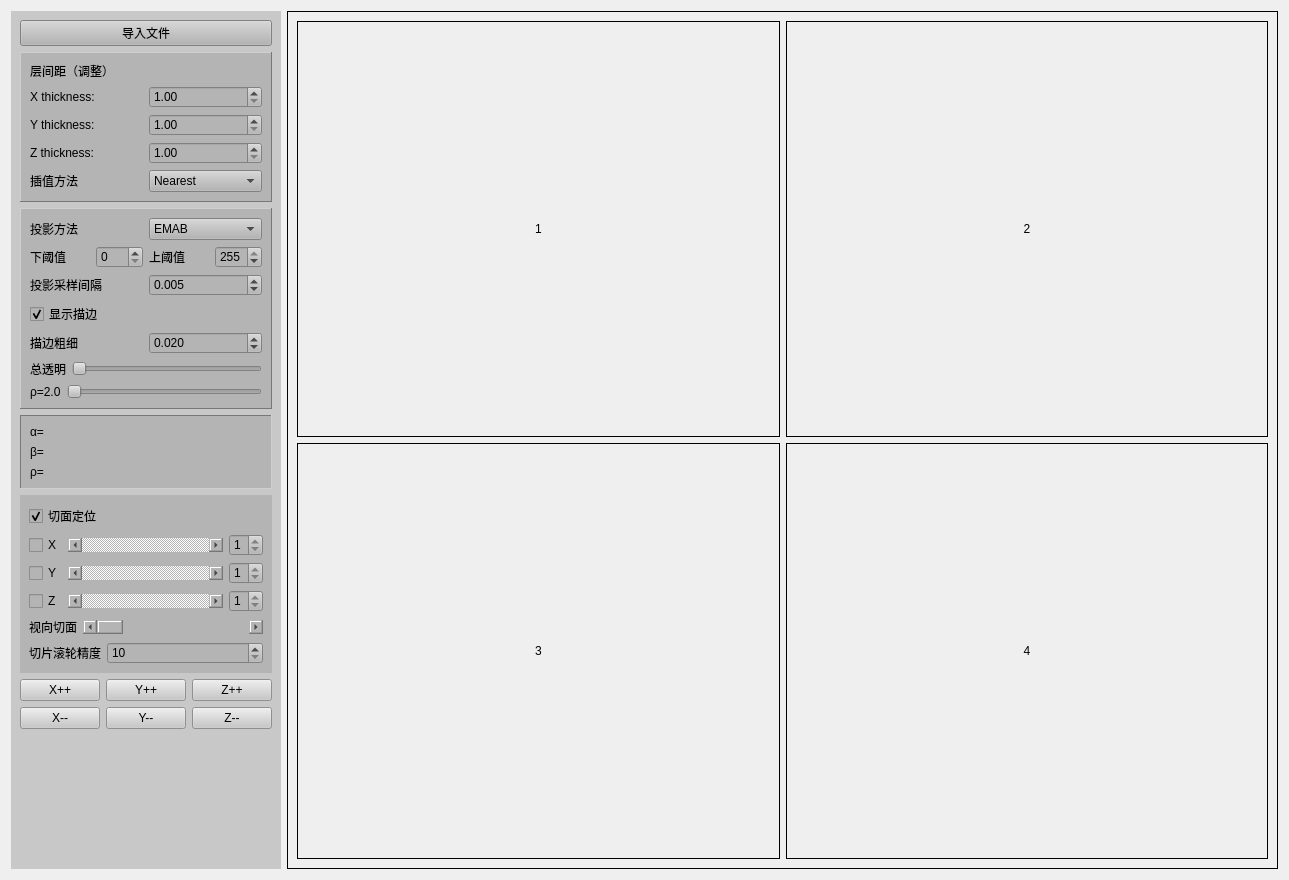
<?xml version="1.0" encoding="UTF-8"?>
<ui version="4.0">
 <class>Widget</class>
 <widget class="QWidget" name="Widget">
  <property name="geometry">
   <rect>
    <x>0</x>
    <y>0</y>
    <width>1289</width>
    <height>880</height>
   </rect>
  </property>
  <property name="windowTitle">
   <string>MRenderCPU</string>
  </property>
  <property name="windowIcon">
   <iconset>
    <normaloff>icon.ico</normaloff>icon.ico</iconset>
  </property>
  <property name="styleSheet">
   <string notr="true"/>
  </property>
  <layout class="QHBoxLayout" name="horizontalLayout_8" stretch="0,1">
   <item>
    <widget class="QFrame" name="settings">
     <property name="maximumSize">
      <size>
       <width>16777215</width>
       <height>16777215</height>
      </size>
     </property>
     <property name="styleSheet">
      <string notr="true">background-color: rgb(200, 200, 200);</string>
     </property>
     <layout class="QVBoxLayout" name="verticalLayout_3" stretch="0,0,0,0,0,0,1">
      <item>
       <widget class="QPushButton" name="loadFileButton">
        <property name="sizePolicy">
         <sizepolicy hsizetype="Minimum" vsizetype="Maximum">
          <horstretch>0</horstretch>
          <verstretch>0</verstretch>
         </sizepolicy>
        </property>
        <property name="styleSheet">
         <string notr="true">font: 16pt &quot;微软雅黑&quot;;
color:rgb(0, 0, 0);
background-color: rgb(180, 180, 180);</string>
        </property>
        <property name="text">
         <string>导入文件</string>
        </property>
       </widget>
      </item>
      <item>
       <widget class="QFrame" name="frame">
        <property name="styleSheet">
         <string notr="true">font: 290 11pt &quot;微软雅黑 Light&quot;;
color:rgb(0, 0, 0);
background-color: rgb(180, 180, 180);</string>
        </property>
        <property name="frameShape">
         <enum>QFrame::Panel</enum>
        </property>
        <property name="frameShadow">
         <enum>QFrame::Raised</enum>
        </property>
        <layout class="QVBoxLayout" name="verticalLayout" stretch="0,1,1,1,1">
         <item>
          <widget class="QLabel" name="label">
           <property name="sizePolicy">
            <sizepolicy hsizetype="Fixed" vsizetype="Fixed">
             <horstretch>0</horstretch>
             <verstretch>0</verstretch>
            </sizepolicy>
           </property>
           <property name="frameShape">
            <enum>QFrame::NoFrame</enum>
           </property>
           <property name="lineWidth">
            <number>1</number>
           </property>
           <property name="text">
            <string>层间距（调整）</string>
           </property>
           <property name="wordWrap">
            <bool>false</bool>
           </property>
          </widget>
         </item>
         <item>
          <layout class="QHBoxLayout" name="horizontalLayout_4">
           <item>
            <widget class="QLabel" name="label_10">
             <property name="text">
              <string>X thickness:</string>
             </property>
            </widget>
           </item>
           <item>
            <widget class="QDoubleSpinBox" name="doubleSpinBox_3">
             <property name="minimum">
              <double>1.000000000000000</double>
             </property>
             <property name="singleStep">
              <double>0.100000000000000</double>
             </property>
            </widget>
           </item>
          </layout>
         </item>
         <item>
          <layout class="QHBoxLayout" name="horizontalLayout_5">
           <item>
            <widget class="QLabel" name="label_11">
             <property name="text">
              <string>Y thickness:</string>
             </property>
            </widget>
           </item>
           <item>
            <widget class="QDoubleSpinBox" name="doubleSpinBox_2">
             <property name="minimum">
              <double>1.000000000000000</double>
             </property>
             <property name="singleStep">
              <double>0.100000000000000</double>
             </property>
            </widget>
           </item>
          </layout>
         </item>
         <item>
          <layout class="QHBoxLayout" name="horizontalLayout_6">
           <item>
            <widget class="QLabel" name="label_12">
             <property name="text">
              <string>Z thickness:</string>
             </property>
            </widget>
           </item>
           <item>
            <widget class="QDoubleSpinBox" name="doubleSpinBox">
             <property name="minimum">
              <double>1.000000000000000</double>
             </property>
             <property name="singleStep">
              <double>0.100000000000000</double>
             </property>
            </widget>
           </item>
          </layout>
         </item>
         <item>
          <layout class="QHBoxLayout" name="horizontalLayout">
           <item>
            <widget class="QLabel" name="label_8">
             <property name="text">
              <string>插值方法</string>
             </property>
            </widget>
           </item>
           <item>
            <widget class="QComboBox" name="comboBox_SR">
             <property name="editable">
              <bool>false</bool>
             </property>
             <item>
              <property name="text">
               <string>Nearest</string>
              </property>
             </item>
             <item>
              <property name="text">
               <string>Bilinear</string>
              </property>
             </item>
            </widget>
           </item>
          </layout>
         </item>
        </layout>
       </widget>
      </item>
      <item>
       <widget class="QFrame" name="frame">
        <property name="styleSheet">
         <string notr="true">font: 290 11pt &quot;微软雅黑 Light&quot;;
color:rgb(0, 0, 0);
background-color: rgb(180, 180, 180);</string>
        </property>
        <property name="frameShape">
         <enum>QFrame::Panel</enum>
        </property>
        <property name="frameShadow">
         <enum>QFrame::Raised</enum>
        </property>
        <property name="lineWidth">
         <number>1</number>
        </property>
        <layout class="QVBoxLayout" name="verticalLayout_2">
         <item>
          <layout class="QHBoxLayout" name="horizontalLayout_14">
           <item>
            <widget class="QLabel" name="label_5">
             <property name="text">
              <string>投影方法</string>
             </property>
            </widget>
           </item>
           <item>
            <widget class="QComboBox" name="comboBox_rayTracing">
             <item>
              <property name="text">
               <string>EMAB</string>
              </property>
             </item>
             <item>
              <property name="text">
               <string>SURFACE</string>
              </property>
             </item>
             <item>
              <property name="text">
               <string>MIP</string>
              </property>
             </item>
             <item>
              <property name="text">
               <string>MEAN</string>
              </property>
             </item>
            </widget>
           </item>
          </layout>
         </item>
         <item>
          <layout class="QHBoxLayout" name="horizontalLayout_2" stretch="1,0,1,0">
           <property name="sizeConstraint">
            <enum>QLayout::SetDefaultConstraint</enum>
           </property>
           <item>
            <widget class="QLabel" name="label_14">
             <property name="text">
              <string>下阈值</string>
             </property>
            </widget>
           </item>
           <item>
            <widget class="QSpinBox" name="lowThreshold">
             <property name="sizePolicy">
              <sizepolicy hsizetype="Fixed" vsizetype="Fixed">
               <horstretch>0</horstretch>
               <verstretch>0</verstretch>
              </sizepolicy>
             </property>
             <property name="wrapping">
              <bool>false</bool>
             </property>
             <property name="readOnly">
              <bool>false</bool>
             </property>
             <property name="minimum">
              <number>0</number>
             </property>
             <property name="maximum">
              <number>255</number>
             </property>
             <property name="singleStep">
              <number>1</number>
             </property>
             <property name="value">
              <number>0</number>
             </property>
            </widget>
           </item>
           <item>
            <widget class="QLabel" name="label_16">
             <property name="text">
              <string>上阈值</string>
             </property>
            </widget>
           </item>
           <item>
            <widget class="QSpinBox" name="highThreshold">
             <property name="sizePolicy">
              <sizepolicy hsizetype="Fixed" vsizetype="Fixed">
               <horstretch>0</horstretch>
               <verstretch>0</verstretch>
              </sizepolicy>
             </property>
             <property name="wrapping">
              <bool>false</bool>
             </property>
             <property name="readOnly">
              <bool>false</bool>
             </property>
             <property name="minimum">
              <number>0</number>
             </property>
             <property name="maximum">
              <number>255</number>
             </property>
             <property name="singleStep">
              <number>1</number>
             </property>
             <property name="value">
              <number>255</number>
             </property>
            </widget>
           </item>
          </layout>
         </item>
         <item>
          <layout class="QHBoxLayout" name="horizontalLayout_13">
           <item>
            <widget class="QLabel" name="label_6">
             <property name="text">
              <string>投影采样间隔</string>
             </property>
            </widget>
           </item>
           <item>
            <widget class="QDoubleSpinBox" name="doubleSpinBox_5">
             <property name="decimals">
              <number>3</number>
             </property>
             <property name="minimum">
              <double>0.001000000000000</double>
             </property>
             <property name="maximum">
              <double>0.100000000000000</double>
             </property>
             <property name="singleStep">
              <double>0.001000000000000</double>
             </property>
             <property name="value">
              <double>0.005000000000000</double>
             </property>
            </widget>
           </item>
          </layout>
         </item>
         <item>
          <widget class="QCheckBox" name="checkBoxShowOriginalSize_2">
           <property name="enabled">
            <bool>false</bool>
           </property>
           <property name="text">
            <string>显示描边</string>
           </property>
           <property name="checked">
            <bool>true</bool>
           </property>
           <property name="tristate">
            <bool>false</bool>
           </property>
          </widget>
         </item>
         <item>
          <layout class="QHBoxLayout" name="horizontalLayout_15">
           <item>
            <widget class="QLabel" name="label_13">
             <property name="enabled">
              <bool>false</bool>
             </property>
             <property name="text">
              <string>描边粗细</string>
             </property>
            </widget>
           </item>
           <item>
            <widget class="QDoubleSpinBox" name="doubleSpinBox_4">
             <property name="enabled">
              <bool>true</bool>
             </property>
             <property name="decimals">
              <number>3</number>
             </property>
             <property name="minimum">
              <double>0.010000000000000</double>
             </property>
             <property name="maximum">
              <double>0.050000000000000</double>
             </property>
             <property name="singleStep">
              <double>0.001000000000000</double>
             </property>
             <property name="value">
              <double>0.020000000000000</double>
             </property>
            </widget>
           </item>
          </layout>
         </item>
         <item>
          <layout class="QHBoxLayout" name="horizontalLayout_19">
           <item>
            <widget class="QLabel" name="label_17">
             <property name="styleSheet">
              <string notr="true"/>
             </property>
             <property name="text">
              <string>总透明</string>
             </property>
            </widget>
           </item>
           <item>
            <widget class="QSlider" name="horizontalSlider">
             <property name="maximum">
              <number>100</number>
             </property>
             <property name="pageStep">
              <number>1</number>
             </property>
             <property name="value">
              <number>0</number>
             </property>
             <property name="orientation">
              <enum>Qt::Horizontal</enum>
             </property>
            </widget>
           </item>
          </layout>
         </item>
         <item>
          <layout class="QHBoxLayout" name="horizontalLayout_18">
           <item>
            <widget class="QLabel" name="label_rho_2">
             <property name="styleSheet">
              <string notr="true"/>
             </property>
             <property name="frameShape">
              <enum>QFrame::NoFrame</enum>
             </property>
             <property name="text">
              <string>ρ=2.0</string>
             </property>
            </widget>
           </item>
           <item>
            <widget class="QSlider" name="horizontalSlider_pho">
             <property name="orientation">
              <enum>Qt::Horizontal</enum>
             </property>
            </widget>
           </item>
          </layout>
         </item>
        </layout>
       </widget>
      </item>
      <item>
       <widget class="QFrame" name="frame">
        <property name="styleSheet">
         <string notr="true">font: 290 11pt &quot;微软雅黑 Light&quot;;
color:rgb(0, 0, 0);
background-color: rgb(180, 180, 180);</string>
        </property>
        <property name="frameShape">
         <enum>QFrame::Panel</enum>
        </property>
        <property name="frameShadow">
         <enum>QFrame::Sunken</enum>
        </property>
        <layout class="QVBoxLayout" name="verticalLayout_10">
         <item>
          <widget class="QLabel" name="label_alpha">
           <property name="frameShape">
            <enum>QFrame::NoFrame</enum>
           </property>
           <property name="text">
            <string>α=</string>
           </property>
           <property name="wordWrap">
            <bool>false</bool>
           </property>
          </widget>
         </item>
         <item>
          <widget class="QLabel" name="label_beta">
           <property name="frameShape">
            <enum>QFrame::NoFrame</enum>
           </property>
           <property name="text">
            <string>β=</string>
           </property>
          </widget>
         </item>
         <item>
          <widget class="QLabel" name="label_rho">
           <property name="frameShape">
            <enum>QFrame::NoFrame</enum>
           </property>
           <property name="text">
            <string>ρ=</string>
           </property>
          </widget>
         </item>
        </layout>
       </widget>
      </item>
      <item>
       <widget class="QFrame" name="frame">
        <property name="styleSheet">
         <string notr="true">font: 290 11pt &quot;微软雅黑 Light&quot;;
color:rgb(0, 0, 0);
background-color: rgb(180, 180, 180);</string>
        </property>
        <property name="frameShadow">
         <enum>QFrame::Raised</enum>
        </property>
        <layout class="QVBoxLayout" name="verticalLayout_4">
         <item>
          <widget class="QCheckBox" name="checkBox">
           <property name="styleSheet">
            <string notr="true"/>
           </property>
           <property name="text">
            <string>切面定位</string>
           </property>
           <property name="checked">
            <bool>true</bool>
           </property>
          </widget>
         </item>
         <item>
          <layout class="QHBoxLayout" name="horizontalLayout_3" stretch="0,1,0">
           <item>
            <widget class="QCheckBox" name="checkBox_yOz">
             <property name="enabled">
              <bool>false</bool>
             </property>
             <property name="styleSheet">
              <string notr="true"/>
             </property>
             <property name="text">
              <string>X</string>
             </property>
             <property name="checked">
              <bool>false</bool>
             </property>
            </widget>
           </item>
           <item>
            <widget class="QScrollBar" name="horizontalScrollBar_X">
             <property name="minimum">
              <number>1</number>
             </property>
             <property name="maximum">
              <number>1</number>
             </property>
             <property name="pageStep">
              <number>1</number>
             </property>
             <property name="orientation">
              <enum>Qt::Horizontal</enum>
             </property>
            </widget>
           </item>
           <item>
            <widget class="QSpinBox" name="spinBox_1">
             <property name="minimum">
              <number>1</number>
             </property>
             <property name="maximum">
              <number>1</number>
             </property>
             <property name="value">
              <number>1</number>
             </property>
            </widget>
           </item>
          </layout>
         </item>
         <item>
          <layout class="QHBoxLayout" name="horizontalLayout_11" stretch="0,1,0">
           <item>
            <widget class="QCheckBox" name="checkBox_xOz">
             <property name="enabled">
              <bool>false</bool>
             </property>
             <property name="styleSheet">
              <string notr="true"/>
             </property>
             <property name="text">
              <string>Y</string>
             </property>
             <property name="checked">
              <bool>false</bool>
             </property>
            </widget>
           </item>
           <item>
            <widget class="QScrollBar" name="horizontalScrollBar_Y">
             <property name="minimum">
              <number>1</number>
             </property>
             <property name="maximum">
              <number>1</number>
             </property>
             <property name="pageStep">
              <number>1</number>
             </property>
             <property name="orientation">
              <enum>Qt::Horizontal</enum>
             </property>
            </widget>
           </item>
           <item>
            <widget class="QSpinBox" name="spinBox_2">
             <property name="minimum">
              <number>1</number>
             </property>
             <property name="maximum">
              <number>1</number>
             </property>
             <property name="value">
              <number>1</number>
             </property>
            </widget>
           </item>
          </layout>
         </item>
         <item>
          <layout class="QHBoxLayout" name="horizontalLayout_16" stretch="0,1,0">
           <item>
            <widget class="QCheckBox" name="checkBox_xOy">
             <property name="enabled">
              <bool>false</bool>
             </property>
             <property name="styleSheet">
              <string notr="true"/>
             </property>
             <property name="text">
              <string>Z</string>
             </property>
             <property name="checked">
              <bool>false</bool>
             </property>
            </widget>
           </item>
           <item>
            <widget class="QScrollBar" name="horizontalScrollBar_Z">
             <property name="minimum">
              <number>1</number>
             </property>
             <property name="maximum">
              <number>1</number>
             </property>
             <property name="pageStep">
              <number>1</number>
             </property>
             <property name="orientation">
              <enum>Qt::Horizontal</enum>
             </property>
            </widget>
           </item>
           <item>
            <widget class="QSpinBox" name="spinBox_3">
             <property name="minimum">
              <number>1</number>
             </property>
             <property name="maximum">
              <number>1</number>
             </property>
             <property name="value">
              <number>1</number>
             </property>
            </widget>
           </item>
          </layout>
         </item>
         <item>
          <layout class="QHBoxLayout" name="horizontalLayout_17" stretch="0,1">
           <item>
            <widget class="QLabel" name="label_15">
             <property name="styleSheet">
              <string notr="true"/>
             </property>
             <property name="text">
              <string>视向切面</string>
             </property>
            </widget>
           </item>
           <item>
            <widget class="QScrollBar" name="horizontalScrollBar">
             <property name="maximum">
              <number>100</number>
             </property>
             <property name="pageStep">
              <number>1</number>
             </property>
             <property name="orientation">
              <enum>Qt::Horizontal</enum>
             </property>
            </widget>
           </item>
          </layout>
         </item>
         <item>
          <layout class="QHBoxLayout" name="horizontalLayout_7" stretch="0,1">
           <item>
            <widget class="QLabel" name="label_9">
             <property name="text">
              <string>切片滚轮精度</string>
             </property>
            </widget>
           </item>
           <item>
            <widget class="QSpinBox" name="spinBox">
             <property name="wrapping">
              <bool>false</bool>
             </property>
             <property name="readOnly">
              <bool>false</bool>
             </property>
             <property name="minimum">
              <number>10</number>
             </property>
             <property name="maximum">
              <number>200</number>
             </property>
             <property name="singleStep">
              <number>10</number>
             </property>
            </widget>
           </item>
          </layout>
         </item>
        </layout>
       </widget>
      </item>
      <item>
       <layout class="QGridLayout" name="gridLayout_2">
        <item row="0" column="0">
         <widget class="QPushButton" name="Xadd">
          <property name="text">
           <string>X++</string>
          </property>
         </widget>
        </item>
        <item row="0" column="1">
         <widget class="QPushButton" name="Yadd">
          <property name="text">
           <string>Y++</string>
          </property>
         </widget>
        </item>
        <item row="0" column="2">
         <widget class="QPushButton" name="Zadd">
          <property name="text">
           <string>Z++</string>
          </property>
         </widget>
        </item>
        <item row="1" column="0">
         <widget class="QPushButton" name="Xred">
          <property name="text">
           <string>X--</string>
          </property>
         </widget>
        </item>
        <item row="1" column="1">
         <widget class="QPushButton" name="Yred">
          <property name="text">
           <string>Y--</string>
          </property>
         </widget>
        </item>
        <item row="1" column="2">
         <widget class="QPushButton" name="Zred">
          <property name="text">
           <string>Z--</string>
          </property>
         </widget>
        </item>
       </layout>
      </item>
      <item>
       <widget class="QLabel" name="label_7">
        <property name="text">
         <string/>
        </property>
       </widget>
      </item>
     </layout>
    </widget>
   </item>
   <item>
    <widget class="QFrame" name="display">
     <property name="styleSheet">
      <string notr="true">font: 10pt &quot;Arial&quot;;</string>
     </property>
     <property name="frameShape">
      <enum>QFrame::Panel</enum>
     </property>
     <property name="frameShadow">
      <enum>QFrame::Plain</enum>
     </property>
     <property name="lineWidth">
      <number>1</number>
     </property>
     <layout class="QGridLayout" name="gridLayout" rowstretch="0,0" columnstretch="0,0,0,0">
      <item row="0" column="2">
       <widget class="QLabel" name="label_1">
        <property name="sizePolicy">
         <sizepolicy hsizetype="Preferred" vsizetype="Preferred">
          <horstretch>0</horstretch>
          <verstretch>0</verstretch>
         </sizepolicy>
        </property>
        <property name="frameShape">
         <enum>QFrame::Box</enum>
        </property>
        <property name="text">
         <string>1</string>
        </property>
        <property name="scaledContents">
         <bool>false</bool>
        </property>
        <property name="alignment">
         <set>Qt::AlignCenter</set>
        </property>
       </widget>
      </item>
      <item row="0" column="3">
       <widget class="QLabel" name="label_2">
        <property name="frameShape">
         <enum>QFrame::Box</enum>
        </property>
        <property name="text">
         <string>2</string>
        </property>
        <property name="scaledContents">
         <bool>false</bool>
        </property>
        <property name="alignment">
         <set>Qt::AlignCenter</set>
        </property>
       </widget>
      </item>
      <item row="1" column="2">
       <widget class="QLabel" name="label_3">
        <property name="frameShape">
         <enum>QFrame::Box</enum>
        </property>
        <property name="text">
         <string>3</string>
        </property>
        <property name="scaledContents">
         <bool>false</bool>
        </property>
        <property name="alignment">
         <set>Qt::AlignCenter</set>
        </property>
       </widget>
      </item>
      <item row="1" column="3">
       <widget class="QLabel" name="label_4">
        <property name="frameShape">
         <enum>QFrame::Box</enum>
        </property>
        <property name="text">
         <string>4</string>
        </property>
        <property name="alignment">
         <set>Qt::AlignCenter</set>
        </property>
       </widget>
      </item>
     </layout>
    </widget>
   </item>
  </layout>
 </widget>
 <resources/>
 <connections/>
</ui>
